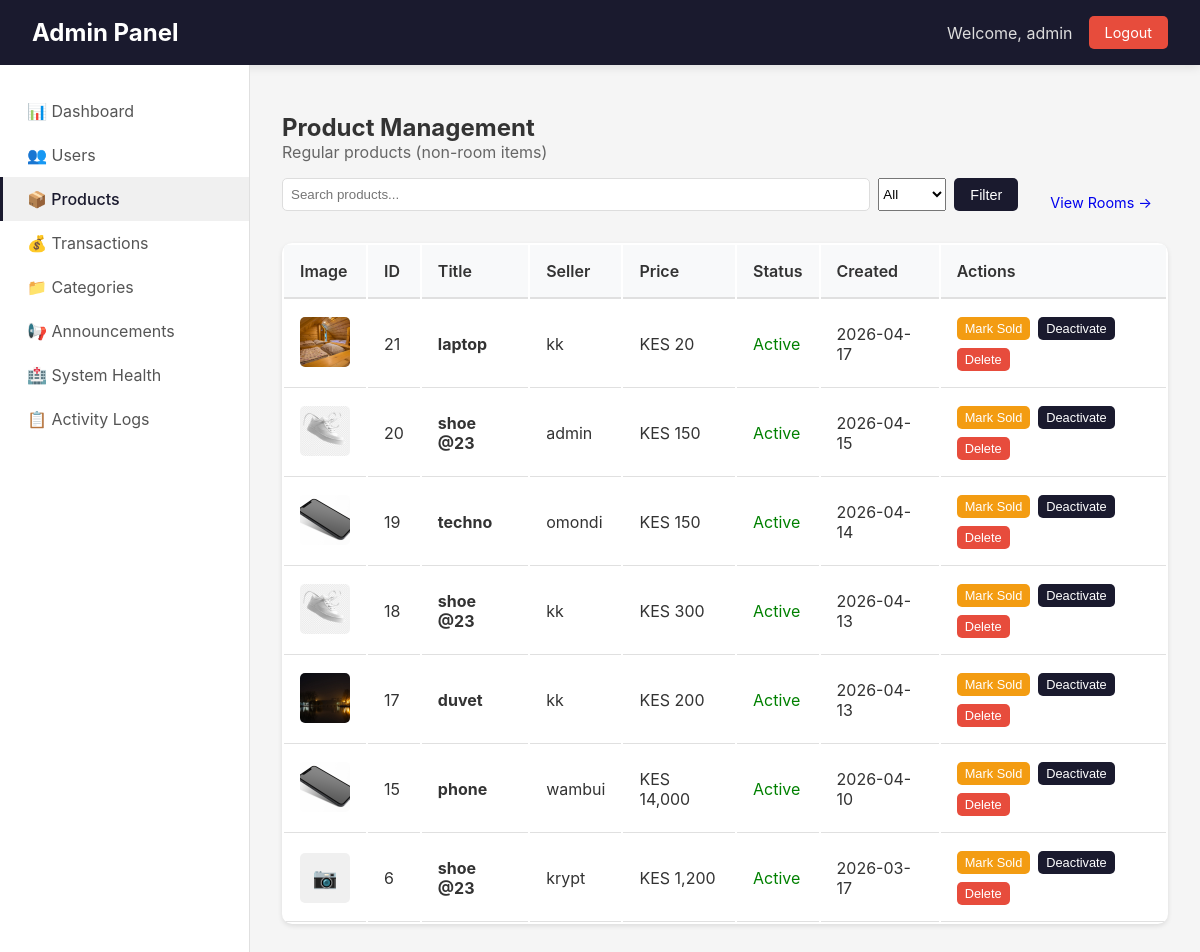
/admin/products (signed in), run on the app's committed database.
### app/models.py (models this page shows, shortened)
class User(UserMixin, db.Model):
    __tablename__ = 'users'
    id = db.Column(db.Integer, primary_key=True)
    username = db.Column(db.String(80), unique=True, nullable=False)
    email = db.Column(db.String(120), unique=True, nullable=False)
    password_hash = db.Column(db.String(256))
    phone = db.Column(db.String(20))
    created_at = db.Column(db.DateTime, default=datetime.utcnow)
    google_id = db.Column(db.String(100), unique=True, nullable=True)
    profile_picture = db.Column(db.String(500), nullable=True)
    products = db.relationship('Product',
        foreign_keys='Product.seller_id',
        back_populates='seller',
        lazy=True
    )
    payments = db.relationship('Payment',
        back_populates='payment_user',
        lazy=True
    )
    phone_number = db.Column(db.String(20))
    campus_location = db.Column(db.String(100))
    hostel_name = db.Column(db.String(100))
    hostel_room = db.Column(db.String(20))
    whatsapp_number = db.Column(db.String(20))
    show_contact_details = db.Column(db.Boolean, default=True)
    contact_preference = db.Column(db.String(20), default='whatsapp')
    is_admin = db.Column(db.Boolean, default=False)
    conversations_as_buyer = db.relationship('Chat',
        foreign_keys='Chat.buyer_id',
        back_populates='buyer',
        lazy=True,
        cascade='all, delete-orphan'
    )
    conversations_as_seller = db.relationship('Chat',
        foreign_keys='Chat.seller_id',
        back_populates='seller',
        lazy=True,
        cascade='all, delete-orphan'
    )
    sent_messages = db.relationship('Message',
        foreign_keys='Message.sender_id',
        back_populates='sender',
        lazy=True,
        cascade='all, delete-orphan'
    )
    sent_offers = db.relationship('Offer',
        foreign_keys='Offer.buyer_id',
        back_populates='offer_buyer',
        lazy=True
    )
    received_offers = db.relationship('Offer',
        foreign_keys='Offer.seller_id',
        back_populates='offer_seller',
        lazy=True
    )

class Product(db.Model):
    __tablename__ = 'products'
    id = db.Column(db.Integer, primary_key=True)
    title = db.Column(db.String(100), nullable=False)
    description = db.Column(db.Text)
    price = db.Column(db.Float, nullable=False)
    condition = db.Column(db.String(20))
    contact_info = db.Column(db.Text)
    is_fast_moving = db.Column(db.Boolean, default=False)
    is_active = db.Column(db.Boolean, default=True)
    is_sold = db.Column(db.Boolean, default=False)
    Token = db.Column(db.Float, nullable=False)
    category_id = db.Column(db.Integer, db.ForeignKey('categories.id'), nullable=False)
    seller_id = db.Column(db.Integer, db.ForeignKey('users.id'), nullable=False)
    image_group_id = db.Column(db.Integer, db.ForeignKey('product_image_groups.id'), nullable=True)
    created_at = db.Column(db.DateTime, default=datetime.utcnow)
    updated_at = db.Column(db.DateTime, default=datetime.utcnow, onupdate=datetime.utcnow)
    hostel_name = db.Column(db.String(100), nullable=False, default='')
    location = db.Column(db.String(100), nullable=False, default='')
    leave_date = db.Column(db.DateTime, nullable=False, default=datetime.utcnow)
    room_type = db.Column(db.String(20), default='single')
    deposit = db.Column(db.Float, default=0)
    commission_percentage = db.Column(db.Float, default=0)
    is_commission_listing = db.Column(db.Boolean, default=False)
    status = db.Column(db.String(20), default='available')
    agreement_user_id = db.Column(db.Integer, db.ForeignKey('users.id'), nullable=True)
    agreement_expires_at = db.Column(db.DateTime, nullable=True)
    booked_at = db.Column(db.DateTime, nullable=True)
    total_unlocks = db.Column(db.Integer, default=0)
    last_interest_update = db.Column(db.DateTime, default=datetime.utcnow)
    payments = db.relationship('Payment', back_populates='product', lazy=True, cascade="all, delete-orphan")
    chats = db.relationship('Chat', back_populates='product', lazy=True, cascade='all, delete-orphan')
    offers = db.relationship('Offer', back_populates='product', lazy=True, cascade='all, delete-orphan')
    unlocks = db.relationship(
    'ProductUnlock',
    back_populates='product',
    cascade='all, delete-orphan'
)
    notifications = db.relationship(
    'Notification',
    back_populates='product',
    cascade='all, delete-orphan'
)
    agreement_user = db.relationship('User', foreign_keys=[agreement_user_id])
    category = db.relationship('Category', back_populates='products')
    seller = db.relationship('User', foreign_keys=[seller_id], back_populates='products')
    image_group = db.relationship('ProductImageGroup', back_populates='product')

class ProductImage(db.Model):
    __tablename__ = 'product_images'
    id = db.Column(db.Integer, primary_key=True)
    filename = db.Column(db.String(255), nullable=False)
    filepath = db.Column(db.String(500), nullable=False)
    uploaded_at = db.Column(db.DateTime, default=datetime.utcnow)
    group_id = db.Column(db.Integer, db.ForeignKey('product_image_groups.id'))
    group = db.relationship('ProductImageGroup', back_populates='images')

### app/admin/routes.py (the view)
@admin_bp.route('/products')
@login_required
@admin_required
def products():
    page = request.args.get('page', 1, type=int)
    search = request.args.get('search', '')
    status = request.args.get('status', 'all')
    query = Product.query.filter(
        (Product.hostel_name == '') | (Product.hostel_name.is_(None))
    )
    if search:
        query = query.filter(
            (Product.title.ilike(f'%{search}%')) |
            (Product.description.ilike(f'%{search}%'))
        )
    if status == 'active':
        query = query.filter(Product.is_active == True, Product.is_sold == False)
    elif status == 'sold':
        query = query.filter(Product.is_sold == True)
    elif status == 'inactive':
        query = query.filter(Product.is_active == False)
    products = query.order_by(Product.created_at.desc()).paginate(page=page, per_page=20, error_out=False)
    return render_template('admin/products.html', products=products, search=search, status=status)

### app/admin/routes.py (called while the page is built)
def admin_required(f):
    @wraps(f)
    def decorated_function(*args, **kwargs):
        if not current_user.is_authenticated:
            flash('Please login to access admin area.', 'warning')
            return redirect(url_for('auth.login'))
        if not current_user.is_admin:
            flash('Admin access required.', 'error')
            return redirect(url_for('main.index'))
        return f(*args, **kwargs)
    return decorated_function

### app/models.py (called while the page is built)
@login_manager.user_loader
def load_user(user_id):
    return User.query.get(int(user_id))

### app/templates/admin/products.html (shortened to what this page needs)
{% extends "admin/base.html" %}
{% block content %}
<h2>Product Management</h2>
<p style="color: #666; margin-bottom: 1rem;">Regular products (non-room items)</p>
<div style="margin-bottom: 1rem; display: flex; gap: 1rem; align-items: center;">
    <div class="search-bar" style="flex: 1;">
        <form method="GET" style="display: flex; gap: 0.5rem; width: 100%;">
            <input type="text" name="search" placeholder="Search products..." value="{{ search }}">
            <select name="status">
                <option value="all" {% if status == 'all' %}selected{% endif %}>All</option>
            </select>
            <button type="submit" class="btn btn-primary">Filter</button>
        </form>
    </div>
    <a href="{{ url_for('admin.rooms') }}" class="btn">View Rooms →</a>
</div>
<table class="data-table">
    <thead>
        <tr>
            <th>Image</th>
            <th>ID</th>
            <th>Title</th>
            <th>Seller</th>
            <th>Price</th>
            <th>Status</th>
            <th>Created</th>
            <th>Actions</th>
        </tr>
    </thead>
    <tbody>
        {% for product in products.items %}
        <tr>
            <td>
                {% if product.image_group and product.image_group.images %}
                    <img src="{{ url_for('static', filename='uploads/product_images/' + product.image_group.images[0].filename) }}"
                         class="product-image"
                         alt="{{ product.title }}"
                         onerror="this.onerror=null; this.parentElement.innerHTML='<div class=\'image-placeholder\'>📷</div>'">
                {% else %}
                    <div class="image-placeholder">📷</div>
                {% endif %}
            </td>
            <td>{{ product.id }}</td>
            <td><strong>{{ product.title[:40] }}</strong></td>
            <td>{{ product.seller.username if product.seller else 'N/A' }}</td>
            <td>KES {{ "{:,.0f}".format(product.price) }}</td>
            <td>
                {% if product.is_sold %}
                <span style="color: red;">Sold</span>
                {% elif not product.is_active %}
                <span style="color: orange;">Inactive</span>
                {% else %}
                <span style="color: green;">Active</span>
                {% endif %}
            </td>
            <td>{{ product.created_at.strftime('%Y-%m-%d') }}</td>
            <td>
                <div style="display: flex; gap: 0.5rem; flex-wrap: wrap;">
                    <form method="POST" action="{{ url_for('admin.toggle_product_sold', product_id=product.id) }}" style="display: inline;">
                        <button type="submit" class="btn btn-sm btn-warning">
                            {% if product.is_sold %}Mark Available{% else %}Mark Sold{% endif %}
                        </button>
                    </form>
                    <form method="POST" action="{{ url_for('admin.toggle_product_active', product_id=product.id) }}" style="display: inline;">
                        <button type="submit" class="btn btn-sm btn-primary">
                            {% if product.is_active %}Deactivate{% else %}Activate{% endif %}
                        </button>
                    </form>
                    <form method="POST" action="{{ url_for('admin.delete_product', product_id=product.id) }}" style="display: inline;"
                          onsubmit="return confirm('Delete this product? This cannot be undone.');">
                        <button type="submit" class="btn btn-sm btn-danger">Delete</button>
                    </form>
                </div>
            </td>
        </tr>
        {% endfor %}
    </tbody>
</table>
{% endblock %}

### app/templates/admin/base.html (shortened to what this page needs)
<!DOCTYPE html>
<html lang="en">
<head>
</head>
<body>
    <header class="admin-header">
        <h1><a href="{{ url_for('admin.dashboard') }}">Admin Panel</a></h1>
        <div class="admin-user">
            <span>Welcome, {{ current_user.username }}</span>
            <a href="{{ url_for('auth.logout') }}" class="logout-btn">Logout</a>
        </div>
    </header>
    <div class="admin-container">
        <nav class="admin-sidebar">
            <a href="{{ url_for('admin.dashboard') }}" class="{% if request.endpoint == 'admin.dashboard' %}active{% endif %}">
                📊 Dashboard
            </a>
            <a href="{{ url_for('admin.users') }}" class="{% if request.endpoint == 'admin.users' or request.endpoint == 'admin.user_detail' %}active{% endif %}">
                👥 Users
            </a>
            <a href="{{ url_for('admin.products') }}" class="{% if request.endpoint == 'admin.products' %}active{% endif %}">
                📦 Products
            </a>
            <a href="{{ url_for('admin.transactions') }}" class="{% if request.endpoint == 'admin.transactions' %}active{% endif %}">
                💰 Transactions
            </a>
            <a href="{{ url_for('admin.categories') }}" class="{% if request.endpoint == 'admin.categories' %}active{% endif %}">
                📁 Categories
            </a>
            <a href="{{ url_for('announcements.admin') }}" class="{% if request.endpoint == 'announcements.admin' %}active{% endif %}">
    📢 Announcements
</a>
<a href="{{ url_for('admin.system_health') }}" class="{% if request.endpoint == 'admin.system_health' %}active{% endif %}">
    🏥 System Health
</a>
<a href="{{ url_for('admin.admin_logs') }}" class="{% if request.endpoint == 'admin.admin_logs' %}active{% endif %}">
    📋 Activity Logs
</a>
        </nav>
        <main class="admin-content">
            {% block content %}{% endblock %}
        </main>
    </div>
</body>
</html>

### app/templates/admin/base.html (style rules this page uses)
* { margin: 0; padding: 0; box-sizing: border-box; }
body { font-family: -apple-system, BlinkMacSystemFont, 'Segoe UI', Roboto, 'Helvetica Neue', Arial, sans-serif; background: #f5f5f5; color: #333; }
.admin-header { background: #1a1a2e; color: white; padding: 1rem 2rem; display: flex; justify-content: space-between; align-items: center; box-shadow: 0 2px 10px rgba(0,0,0,0.1); }
.admin-header h1 { font-size: 1.5rem; }
.admin-header h1 a { color: white; text-decoration: none; }
.admin-user { display: flex; align-items: center; gap: 1rem; }
.admin-user span { color: #ddd; }
.logout-btn { background: #e74c3c; color: white; padding: 0.5rem 1rem; text-decoration: none; border-radius: 5px; font-size: 0.9rem; }
.admin-container { display: flex; min-height: calc(100vh - 64px); }
.admin-sidebar { width: 250px; background: white; border-right: 1px solid #e0e0e0; padding: 1.5rem 0; }
.admin-sidebar a { display: block; padding: 0.75rem 1.5rem; color: #555; text-decoration: none; transition: all 0.3s; border-left: 3px solid transparent; }
.admin-sidebar a.active { background: #f0f0f0; border-left-color: #1a1a2e; color: #1a1a2e; font-weight: 500; }
.admin-content { flex: 1; padding: 2rem; }
.data-table { background: white; border-radius: 10px; overflow: hidden; box-shadow: 0 2px 5px rgba(0,0,0,0.1); width: 100%; }
.data-table th { background: #f8f9fa; padding: 1rem; text-align: left; font-weight: 600; border-bottom: 2px solid #e0e0e0; }
.data-table td { padding: 1rem; border-bottom: 1px solid #e0e0e0; }
.btn { padding: 0.5rem 1rem; border: none; border-radius: 5px; cursor: pointer; font-size: 0.9rem; text-decoration: none; display: inline-block; }
.btn-sm { padding: 0.25rem 0.5rem; font-size: 0.8rem; }
.btn-primary { background: #1a1a2e; color: white; }
.btn-danger { background: #e74c3c; color: white; }
.btn-warning { background: #f39c12; color: white; }
.search-bar { margin-bottom: 1rem; display: flex; gap: 0.5rem; }
.search-bar input { flex: 1; padding: 0.5rem; border: 1px solid #ddd; border-radius: 5px; }
.search-bar button { padding: 0.5rem 1rem; }

### app/templates/admin/products.html (style rules this page uses)
.product-image { width: 50px; height: 50px; object-fit: cover; border-radius: 5px; }

### data on the page
User: username "admin"
Product: filename (picture), id "21", title "laptop", seller "kk", price "20", is_sold "Active", created_at "2026-04-17", is_active "Deactivate"
Product: filename (picture), id "20", title "shoe @23", seller "admin", price "150", is_sold "Active", created_at "2026-04-15", is_active "Deactivate"
Product: filename (picture), id "19", title "techno", seller "omondi", price "150", is_sold "Active", created_at "2026-04-14", is_active "Deactivate"
Product: filename (picture), id "18", title "shoe @23", seller "kk", price "300", is_sold "Active", created_at "2026-04-13", is_active "Deactivate"
Product: filename (picture), id "17", title "duvet", seller "kk", price "200", is_sold "Active", created_at "2026-04-13", is_active "Deactivate"
Product: filename (picture), id "15", title "phone", seller "wambui", price "14,000", is_sold "Active", created_at "2026-04-10", is_active "Deactivate"
Product: id "6", title "shoe @23", seller "krypt", price "1,200", is_sold "Active", created_at "2026-03-17", is_active "Deactivate"
